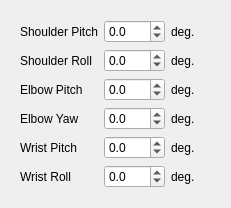
            <widget class="QWidget" name="left_arm_joint_control">
             <attribute name="title">
              <string>Joint Control</string>
             </attribute>
             <layout class="QGridLayout" name="gridLayout_19">
              <item row="0" column="0">
               <widget class="QFrame" name="left_arm_angle_frame">
                <layout class="QGridLayout" name="gridLayout_8">
                 <item row="0" column="0">
                  <widget class="QLabel" name="left_goal_shoulder_pitch_txt">
                   <property name="text">
                    <string>Shoulder Pitch</string>
                   </property>
                  </widget>
                 </item>
                 <item row="0" column="1">
                  <widget class="QDoubleSpinBox" name="left_goal_shoulder_pitch">
                   <property name="sizePolicy">
                    <sizepolicy hsizetype="Preferred" vsizetype="Fixed">
                     <horstretch>0</horstretch>
                     <verstretch>0</verstretch>
                    </sizepolicy>
                   </property>
                   <property name="decimals">
                    <number>1</number>
                   </property>
                   <property name="minimum">
                    <double>-180.000000000000000</double>
                   </property>
                   <property name="maximum">
                    <double>180.000000000000000</double>
                   </property>
                   <property name="value">
                    <double>0.000000000000000</double>
                   </property>
                  </widget>
                 </item>
                 <item row="0" column="2">
                  <widget class="QLabel" name="deg_txt">
                   <property name="minimumSize">
                    <size>
                     <width>40</width>
                     <height>0</height>
                    </size>
                   </property>
                   <property name="maximumSize">
                    <size>
                     <width>40</width>
                     <height>16777215</height>
                    </size>
                   </property>
                   <property name="text">
                    <string>deg.</string>
                   </property>
                  </widget>
                 </item>
                 <item row="1" column="0">
                  <widget class="QLabel" name="left_goal_shoulder_roll_txt">
                   <property name="text">
                    <string>Shoulder Roll</string>
                   </property>
                  </widget>
                 </item>
                 <item row="1" column="1">
                  <widget class="QDoubleSpinBox" name="left_goal_shoulder_roll">
                   <property name="sizePolicy">
                    <sizepolicy hsizetype="Preferred" vsizetype="Fixed">
                     <horstretch>0</horstretch>
                     <verstretch>0</verstretch>
                    </sizepolicy>
                   </property>
                   <property name="decimals">
                    <number>1</number>
                   </property>
                   <property name="minimum">
                    <double>-180.000000000000000</double>
                   </property>
                   <property name="maximum">
                    <double>180.000000000000000</double>
                   </property>
                   <property name="value">
                    <double>0.000000000000000</double>
                   </property>
                  </widget>
                 </item>
                 <item row="1" column="2">
                  <widget class="QLabel" name="deg_txt_2">
                   <property name="text">
                    <string>deg.</string>
                   </property>
                  </widget>
                 </item>
                 <item row="2" column="0">
                  <widget class="QLabel" name="left_goal_elbow_pitch_txt">
                   <property name="text">
                    <string>Elbow Pitch</string>
                   </property>
                  </widget>
                 </item>
                 <item row="2" column="1">
                  <widget class="QDoubleSpinBox" name="left_goal_elbow_pitch">
                   <property name="sizePolicy">
                    <sizepolicy hsizetype="Preferred" vsizetype="Fixed">
                     <horstretch>0</horstretch>
                     <verstretch>0</verstretch>
                    </sizepolicy>
                   </property>
                   <property name="decimals">
                    <number>1</number>
                   </property>
                   <property name="minimum">
                    <double>-180.000000000000000</double>
                   </property>
                   <property name="maximum">
                    <double>180.000000000000000</double>
                   </property>
                   <property name="value">
                    <double>0.000000000000000</double>
                   </property>
                  </widget>
                 </item>
                 <item row="2" column="2">
                  <widget class="QLabel" name="deg_txt_3">
                   <property name="text">
                    <string>deg.</string>
                   </property>
                  </widget>
                 </item>
                 <item row="3" column="0">
                  <widget class="QLabel" name="left_goal_elbow_yaw_txt">
                   <property name="text">
                    <string>Elbow Yaw</string>
                   </property>
                  </widget>
                 </item>
                 <item row="3" column="1">
                  <widget class="QDoubleSpinBox" name="left_goal_elbow_yaw">
                   <property name="sizePolicy">
                    <sizepolicy hsizetype="Preferred" vsizetype="Fixed">
                     <horstretch>0</horstretch>
                     <verstretch>0</verstretch>
                    </sizepolicy>
                   </property>
                   <property name="decimals">
                    <number>1</number>
                   </property>
                   <property name="minimum">
                    <double>-180.000000000000000</double>
                   </property>
                   <property name="maximum">
                    <double>180.000000000000000</double>
                   </property>
                   <property name="value">
                    <double>0.000000000000000</double>
                   </property>
                  </widget>
                 </item>
                 <item row="3" column="2">
                  <widget class="QLabel" name="deg_txt_4">
                   <property name="text">
                    <string>deg.</string>
                   </property>
                  </widget>
                 </item>
                 <item row="4" column="0">
                  <widget class="QLabel" name="left_goal_wrist_pitch_txt">
                   <property name="text">
                    <string>Wrist Pitch</string>
                   </property>
                  </widget>
                 </item>
                 <item row="4" column="1">
                  <widget class="QDoubleSpinBox" name="left_goal_wrist_pitch">
                   <property name="sizePolicy">
                    <sizepolicy hsizetype="Preferred" vsizetype="Fixed">
                     <horstretch>0</horstretch>
                     <verstretch>0</verstretch>
                    </sizepolicy>
                   </property>
                   <property name="decimals">
                    <number>1</number>
                   </property>
                   <property name="minimum">
                    <double>-180.000000000000000</double>
                   </property>
                   <property name="maximum">
                    <double>180.000000000000000</double>
                   </property>
                   <property name="value">
                    <double>0.000000000000000</double>
                   </property>
                  </widget>
                 </item>
                 <item row="4" column="2">
                  <widget class="QLabel" name="deg_txt_5">
                   <property name="text">
                    <string>deg.</string>
                   </property>
                  </widget>
                 </item>
                 <item row="5" column="0">
                  <widget class="QLabel" name="left_goal_wrist_roll_txt">
                   <property name="text">
                    <string>Wrist Roll</string>
                   </property>
                  </widget>
                 </item>
                 <item row="5" column="1">
                  <widget class="QDoubleSpinBox" name="left_goal_wrist_roll">
                   <property name="sizePolicy">
                    <sizepolicy hsizetype="Preferred" vsizetype="Fixed">
                     <horstretch>0</horstretch>
                     <verstretch>0</verstretch>
                    </sizepolicy>
                   </property>
                   <property name="decimals">
                    <number>1</number>
                   </property>
                   <property name="minimum">
                    <double>-180.000000000000000</double>
                   </property>
                   <property name="maximum">
                    <double>180.000000000000000</double>
                   </property>
                   <property name="value">
                    <double>0.000000000000000</double>
                   </property>
                  </widget>
                 </item>
                 <item row="5" column="2">
                  <widget class="QLabel" name="deg_txt_6">
                   <property name="text">
                    <string>deg.</string>
                   </property>
                  </widget>
                 </item>
                </layout>
               </widget>
              </item>
             </layout>
            </widget>
